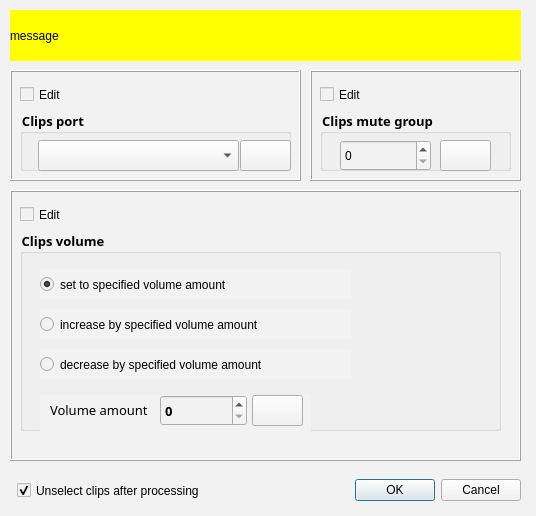
<?xml version="1.0" encoding="UTF-8"?>
<ui version="4.0">
 <class>Dialog</class>
 <widget class="QDialog" name="Dialog">
  <property name="windowModality">
   <enum>Qt::WindowModal</enum>
  </property>
  <property name="geometry">
   <rect>
    <x>0</x>
    <y>0</y>
    <width>536</width>
    <height>516</height>
   </rect>
  </property>
  <property name="windowTitle">
   <string>Edit clips</string>
  </property>
  <property name="styleSheet">
   <string notr="true">background-color: rgb(242, 242, 242);</string>
  </property>
  <widget class="QDialogButtonBox" name="buttonBox">
   <property name="geometry">
    <rect>
     <x>10</x>
     <y>470</y>
     <width>511</width>
     <height>41</height>
    </rect>
   </property>
   <property name="orientation">
    <enum>Qt::Horizontal</enum>
   </property>
   <property name="standardButtons">
    <set>QDialogButtonBox::Cancel|QDialogButtonBox::Ok</set>
   </property>
  </widget>
  <widget class="QLabel" name="labelMessage">
   <property name="geometry">
    <rect>
     <x>10</x>
     <y>10</y>
     <width>511</width>
     <height>51</height>
    </rect>
   </property>
   <property name="styleSheet">
    <string notr="true">font: bold 11pt &quot;Noto Sans&quot;;
background-color: rgb(255, 255, 0);</string>
   </property>
   <property name="inputMethodHints">
    <set>Qt::ImhMultiLine</set>
   </property>
   <property name="text">
    <string>message</string>
   </property>
   <property name="wordWrap">
    <bool>true</bool>
   </property>
   <property name="margin">
    <number>2</number>
   </property>
  </widget>
  <widget class="QFrame" name="frameVolume">
   <property name="geometry">
    <rect>
     <x>10</x>
     <y>190</y>
     <width>511</width>
     <height>271</height>
    </rect>
   </property>
   <property name="frameShape">
    <enum>QFrame::Box</enum>
   </property>
   <property name="frameShadow">
    <enum>QFrame::Raised</enum>
   </property>
   <widget class="QCheckBox" name="checkBoxEnableVolumeChanges">
    <property name="geometry">
     <rect>
      <x>10</x>
      <y>10</y>
      <width>261</width>
      <height>29</height>
     </rect>
    </property>
    <property name="text">
     <string>Edit</string>
    </property>
   </widget>
   <widget class="QGroupBox" name="groupBoxVolume">
    <property name="geometry">
     <rect>
      <x>10</x>
      <y>40</y>
      <width>481</width>
      <height>201</height>
     </rect>
    </property>
    <property name="font">
     <font>
      <family>Noto Sans</family>
      <pointsize>10</pointsize>
      <weight>75</weight>
      <italic>false</italic>
      <bold>true</bold>
     </font>
    </property>
    <property name="styleSheet">
     <string notr="true">font: bold 10pt &quot;Noto Sans&quot;;</string>
    </property>
    <property name="title">
     <string>Clips volume</string>
    </property>
    <widget class="QRadioButton" name="radioButtonSetVolume">
     <property name="geometry">
      <rect>
       <x>20</x>
       <y>40</y>
       <width>311</width>
       <height>29</height>
      </rect>
     </property>
     <property name="styleSheet">
      <string notr="true">font: 10pt &quot;Noto Sans&quot;;</string>
     </property>
     <property name="text">
      <string>set to specified volume amount</string>
     </property>
     <property name="checked">
      <bool>true</bool>
     </property>
    </widget>
    <widget class="QRadioButton" name="radioButtonIncreaseVolume">
     <property name="geometry">
      <rect>
       <x>20</x>
       <y>80</y>
       <width>311</width>
       <height>29</height>
      </rect>
     </property>
     <property name="styleSheet">
      <string notr="true">font: 10pt &quot;Noto Sans&quot;;</string>
     </property>
     <property name="text">
      <string>increase by specified volume amount</string>
     </property>
    </widget>
    <widget class="QRadioButton" name="radioButtonDecreaseVolume">
     <property name="geometry">
      <rect>
       <x>20</x>
       <y>120</y>
       <width>311</width>
       <height>29</height>
      </rect>
     </property>
     <property name="styleSheet">
      <string notr="true">font: 10pt &quot;Noto Sans&quot;;</string>
     </property>
     <property name="text">
      <string>decrease by specified volume amount</string>
     </property>
    </widget>
    <widget class="QFrame" name="frameClipVolume">
     <property name="geometry">
      <rect>
       <x>20</x>
       <y>165</y>
       <width>271</width>
       <height>41</height>
      </rect>
     </property>
     <property name="frameShape">
      <enum>QFrame::NoFrame</enum>
     </property>
     <property name="frameShadow">
      <enum>QFrame::Raised</enum>
     </property>
     <widget class="QPushButton" name="buttonCopyVolumeFromCurrentClip">
      <property name="geometry">
       <rect>
        <x>212</x>
        <y>0</y>
        <width>51</width>
        <height>31</height>
       </rect>
      </property>
      <property name="toolTip">
       <string>Get volume from current showing clip</string>
      </property>
      <property name="text">
       <string/>
      </property>
      <property name="icon">
       <iconset resource="gui.qrc">
        <normaloff>:/icons/icons/copy.png</normaloff>:/icons/icons/copy.png</iconset>
      </property>
      <property name="iconSize">
       <size>
        <width>25</width>
        <height>25</height>
       </size>
      </property>
     </widget>
     <widget class="QLabel" name="labelVolumeAmount">
      <property name="geometry">
       <rect>
        <x>10</x>
        <y>4</y>
        <width>111</width>
        <height>21</height>
       </rect>
      </property>
      <property name="font">
       <font>
        <family>Noto Sans</family>
        <pointsize>10</pointsize>
        <weight>50</weight>
        <italic>false</italic>
        <bold>false</bold>
       </font>
      </property>
      <property name="styleSheet">
       <string notr="true">font: 10pt &quot;Noto Sans&quot;;</string>
      </property>
      <property name="text">
       <string>Volume amount</string>
      </property>
     </widget>
     <widget class="QSpinBox" name="spinBoxVolumeAmount">
      <property name="geometry">
       <rect>
        <x>120</x>
        <y>0</y>
        <width>87</width>
        <height>31</height>
       </rect>
      </property>
      <property name="font">
       <font>
        <family>Noto Sans</family>
        <pointsize>10</pointsize>
        <weight>75</weight>
        <italic>false</italic>
        <bold>true</bold>
       </font>
      </property>
      <property name="maximum">
       <number>100</number>
      </property>
     </widget>
    </widget>
   </widget>
  </widget>
  <widget class="QFrame" name="framePorts">
   <property name="geometry">
    <rect>
     <x>10</x>
     <y>70</y>
     <width>291</width>
     <height>111</height>
    </rect>
   </property>
   <property name="frameShape">
    <enum>QFrame::Box</enum>
   </property>
   <property name="frameShadow">
    <enum>QFrame::Raised</enum>
   </property>
   <widget class="QCheckBox" name="checkBoxEnableOutPortsChanges">
    <property name="geometry">
     <rect>
      <x>10</x>
      <y>10</y>
      <width>161</width>
      <height>29</height>
     </rect>
    </property>
    <property name="text">
     <string>Edit</string>
    </property>
   </widget>
   <widget class="QGroupBox" name="groupBoxPorts">
    <property name="geometry">
     <rect>
      <x>10</x>
      <y>40</y>
      <width>271</width>
      <height>61</height>
     </rect>
    </property>
    <property name="font">
     <font>
      <family>Noto Sans</family>
      <pointsize>10</pointsize>
      <weight>75</weight>
      <italic>false</italic>
      <bold>true</bold>
     </font>
    </property>
    <property name="styleSheet">
     <string notr="true">font: bold 10pt &quot;Noto Sans&quot;;</string>
    </property>
    <property name="title">
     <string>Clips port</string>
    </property>
    <widget class="QComboBox" name="comboBoxOutputPorts">
     <property name="geometry">
      <rect>
       <x>18</x>
       <y>30</y>
       <width>201</width>
       <height>31</height>
      </rect>
     </property>
    </widget>
    <widget class="QPushButton" name="buttonCopyPortFromCurrentClip">
     <property name="geometry">
      <rect>
       <x>220</x>
       <y>30</y>
       <width>51</width>
       <height>31</height>
      </rect>
     </property>
     <property name="toolTip">
      <string>Get port from current showing clip</string>
     </property>
     <property name="text">
      <string/>
     </property>
     <property name="icon">
      <iconset resource="gui.qrc">
       <normaloff>:/icons/icons/copy.png</normaloff>:/icons/icons/copy.png</iconset>
     </property>
     <property name="iconSize">
      <size>
       <width>25</width>
       <height>25</height>
      </size>
     </property>
    </widget>
   </widget>
  </widget>
  <widget class="QFrame" name="frameMuteGroups">
   <property name="geometry">
    <rect>
     <x>310</x>
     <y>70</y>
     <width>211</width>
     <height>111</height>
    </rect>
   </property>
   <property name="frameShape">
    <enum>QFrame::Box</enum>
   </property>
   <property name="frameShadow">
    <enum>QFrame::Raised</enum>
   </property>
   <widget class="QCheckBox" name="checkBoxEnableMutGroupChanges">
    <property name="geometry">
     <rect>
      <x>10</x>
      <y>10</y>
      <width>191</width>
      <height>29</height>
     </rect>
    </property>
    <property name="text">
     <string>Edit</string>
    </property>
   </widget>
   <widget class="QGroupBox" name="groupBoxMuteGroup">
    <property name="geometry">
     <rect>
      <x>10</x>
      <y>40</y>
      <width>191</width>
      <height>61</height>
     </rect>
    </property>
    <property name="font">
     <font>
      <family>Noto Sans</family>
      <pointsize>10</pointsize>
      <weight>75</weight>
      <italic>false</italic>
      <bold>true</bold>
     </font>
    </property>
    <property name="styleSheet">
     <string notr="true">font: bold 10pt &quot;Noto Sans&quot;;</string>
    </property>
    <property name="title">
     <string>Clips mute group</string>
    </property>
    <widget class="QSpinBox" name="spinBoxMuteGroups">
     <property name="geometry">
      <rect>
       <x>20</x>
       <y>30</y>
       <width>91</width>
       <height>31</height>
      </rect>
     </property>
     <property name="maximum">
      <number>999</number>
     </property>
    </widget>
    <widget class="QPushButton" name="buttonCopyMuteGroupFromCurrentClip">
     <property name="geometry">
      <rect>
       <x>120</x>
       <y>30</y>
       <width>51</width>
       <height>31</height>
      </rect>
     </property>
     <property name="toolTip">
      <string>Get mute group from current showing clip</string>
     </property>
     <property name="text">
      <string/>
     </property>
     <property name="icon">
      <iconset resource="gui.qrc">
       <normaloff>:/icons/icons/copy.png</normaloff>:/icons/icons/copy.png</iconset>
     </property>
     <property name="iconSize">
      <size>
       <width>25</width>
       <height>25</height>
      </size>
     </property>
    </widget>
   </widget>
  </widget>
  <widget class="QCheckBox" name="checkBoxUnselectClips">
   <property name="geometry">
    <rect>
     <x>17</x>
     <y>470</y>
     <width>301</width>
     <height>41</height>
    </rect>
   </property>
   <property name="styleSheet">
    <string notr="true">font: 10pt &quot;Noto Sans&quot;;</string>
   </property>
   <property name="text">
    <string>Unselect clips after processing</string>
   </property>
   <property name="checked">
    <bool>true</bool>
   </property>
  </widget>
 </widget>
 <resources>
  <include location="gui.qrc"/>
 </resources>
 <connections>
  <connection>
   <sender>buttonBox</sender>
   <signal>accepted()</signal>
   <receiver>Dialog</receiver>
   <slot>accept()</slot>
   <hints>
    <hint type="sourcelabel">
     <x>248</x>
     <y>254</y>
    </hint>
    <hint type="destinationlabel">
     <x>157</x>
     <y>274</y>
    </hint>
   </hints>
  </connection>
  <connection>
   <sender>buttonBox</sender>
   <signal>rejected()</signal>
   <receiver>Dialog</receiver>
   <slot>reject()</slot>
   <hints>
    <hint type="sourcelabel">
     <x>316</x>
     <y>260</y>
    </hint>
    <hint type="destinationlabel">
     <x>286</x>
     <y>274</y>
    </hint>
   </hints>
  </connection>
 </connections>
</ui>
